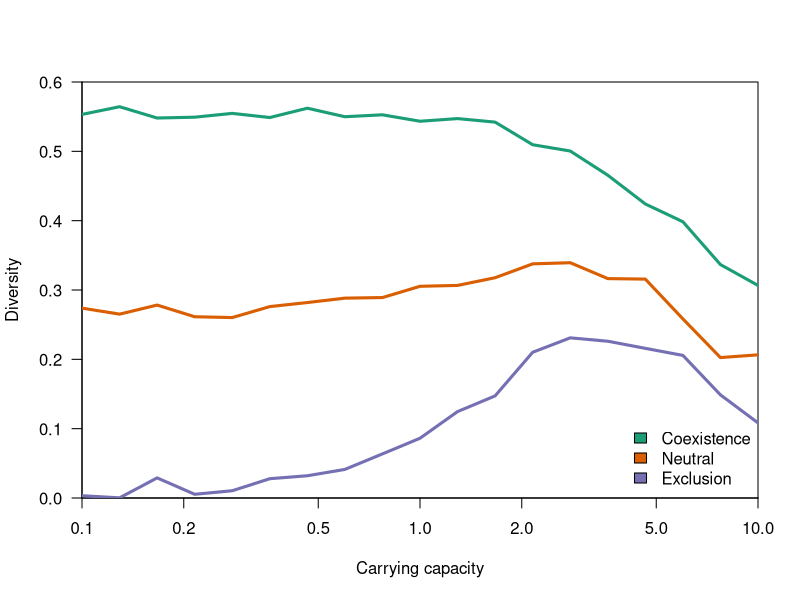

Source code (R):
d <- read.table("./figures/sm1.dat", h=T)
d <- aggregate(d, by=list(d$competition, d$K), mean)

library(RColorBrewer)

pdf("figures/carryingcapacity.pdf")

palette(brewer.pal(3, "Dark2"))

plot(0, pch=NA, xlim=range(d$K), ylim=c(0, 0.6),
      xlab = "Carrying capacity", ylab = "Diversity",
      las = 1, log='x', xaxs='i', yaxs='i')

i <- 1
for(comp in unique(d$competition)) {
  x <- subset(d, competition == comp)
  lines(diversity~K, x, col = i, type='l', pch=19, lwd=3)
  i <- i + 1
}

legend("bottomright", fill=c(1:3),
      legend=c("Coexistence", "Neutral", "Exclusion"),
      bty='n')

dev.off()
